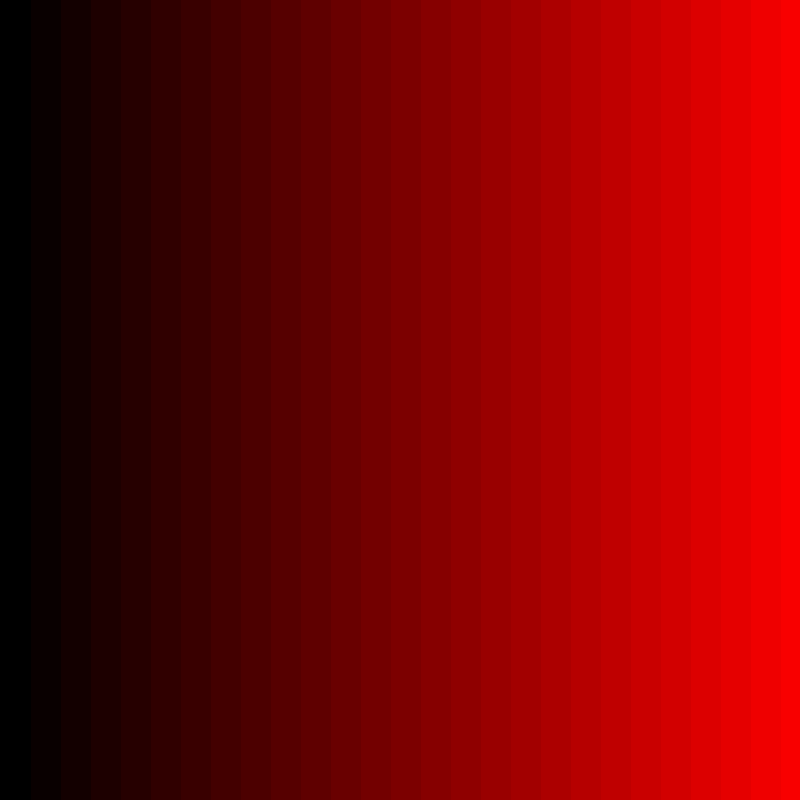
Frame 1 (no input)
Frame 60 (the mouse pressed at the canvas centre just before this capture): identical to frame 1, image omitted
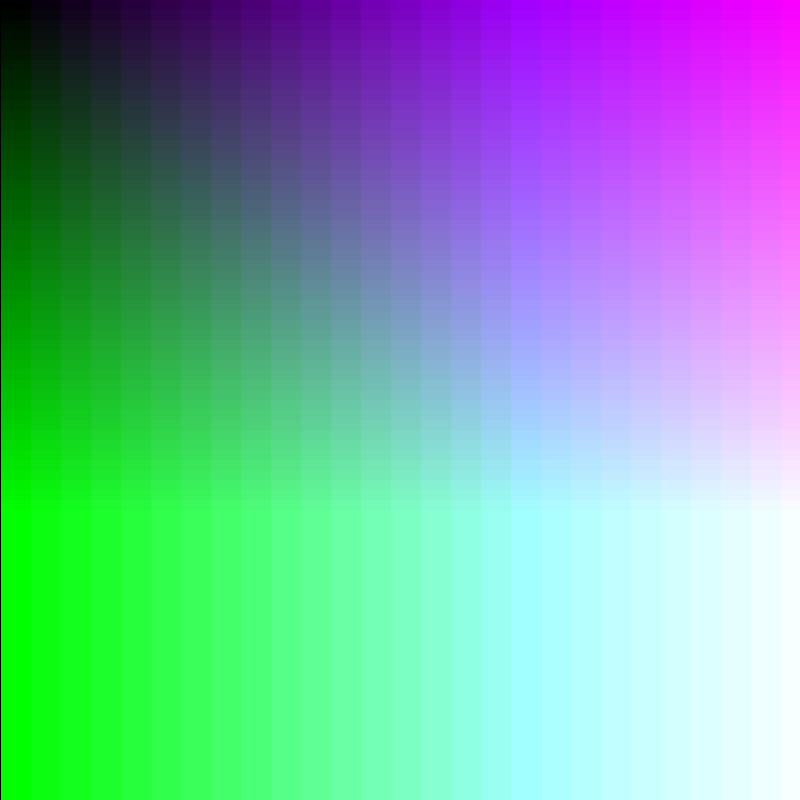
Frame 120 (the mouse held since frame 60 and released just before this capture)

The Processing sketch that drew these frames (run headless with seeded random() and noise(); from frame 60 on, the mouse is pressed at the canvas centre):

// Processing sketch: For_Loop_Visual_HW
// ── For_Loop_Visual_HW.pde
float angle= 0;

void setup() {
  size(800, 800);
}

void draw() {
  background(0);


  for (int x= 1; x<800; x+=30) {
    for (int y=0; y<height; y+=10) {
      pushMatrix(); 

      float r = map(x, 0, width, 0, 255); 
      float g= map(y, 0, height, 0, mouseY);
      float b= map(x, 0, height, 0, mouseX);

      if (y>400 && y<600) {
        noStroke();
      }


      fill(r, g, b);
      rect(x, y, 200, 200);
      popMatrix();
    }
  }
}
